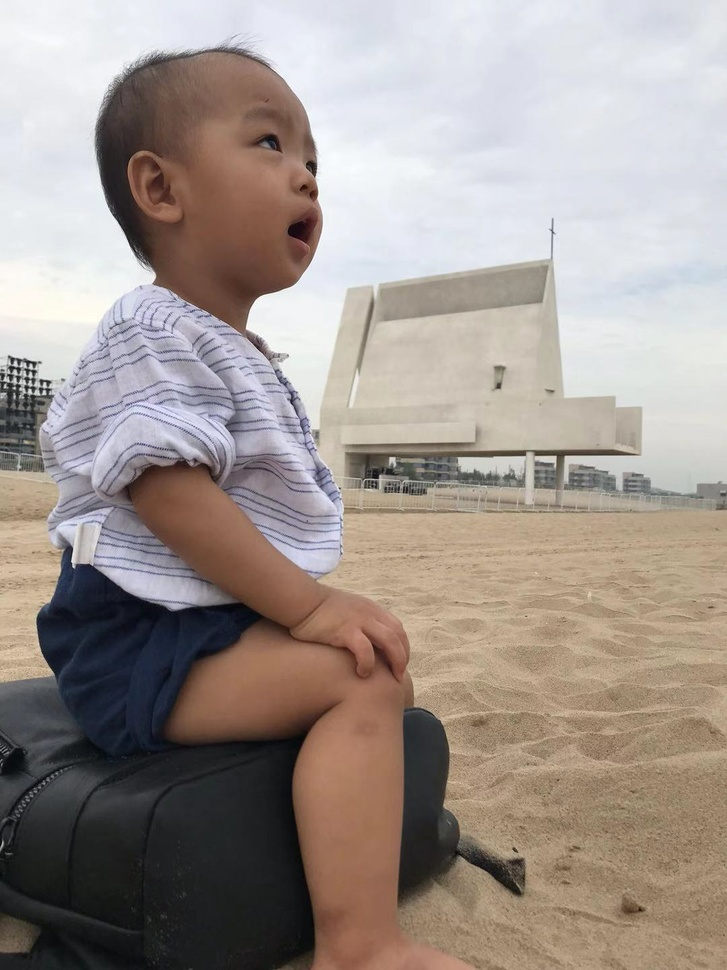
#> input picture 第二章 推荐系统与机器学习/第3节 关联规则/L3/kmeans_cluster/3.jpg, 727 x 970 px, shrunk from 1080 x 1440 before the run
$ python kmeans_cluster.py
#> lines starting #> are read from the running program, lines starting #| are printed output that depends on the picture; after the words box and inside, x2 and y2 are one past the last pixel; in counts of white or black regions, pixels touching at a corner belong together
import numpy as np
from PIL import Image
from sklearn.cluster import KMeans
from sklearn import preprocessing
import matplotlib.pyplot as plt

def load_data(filePath:str):
#> called with filePath = '3.jpg'
    f = open(filePath, 'rb')
    img = np.array( Image.open(f) )
#> img is the input picture: shape (970, 727, 3); mean R, G, B 159.8, 149.1, 143
    mm = preprocessing.MinMaxScaler()
    data = mm.fit_transform(img.reshape(img.shape[0]*img.shape[1], img.shape[2]))
    return data, img.shape[:2]

def cluster(data, size):
    kmeans = KMeans(n_clusters=2)
    print("Start segmentation")
    kmeans.fit(data)
    label = kmeans.predict(data)
    print("Segmentation result")
    label = label.reshape(size)
    plt.imshow(label)
    plt.show()

if __name__ == '__main__':
    filepath = '3.jpg'
    data, size = load_data(filepath)
#> size = (970, 727)
    cluster(data, size)
#> in cluster, `label = label.reshape(size)`:
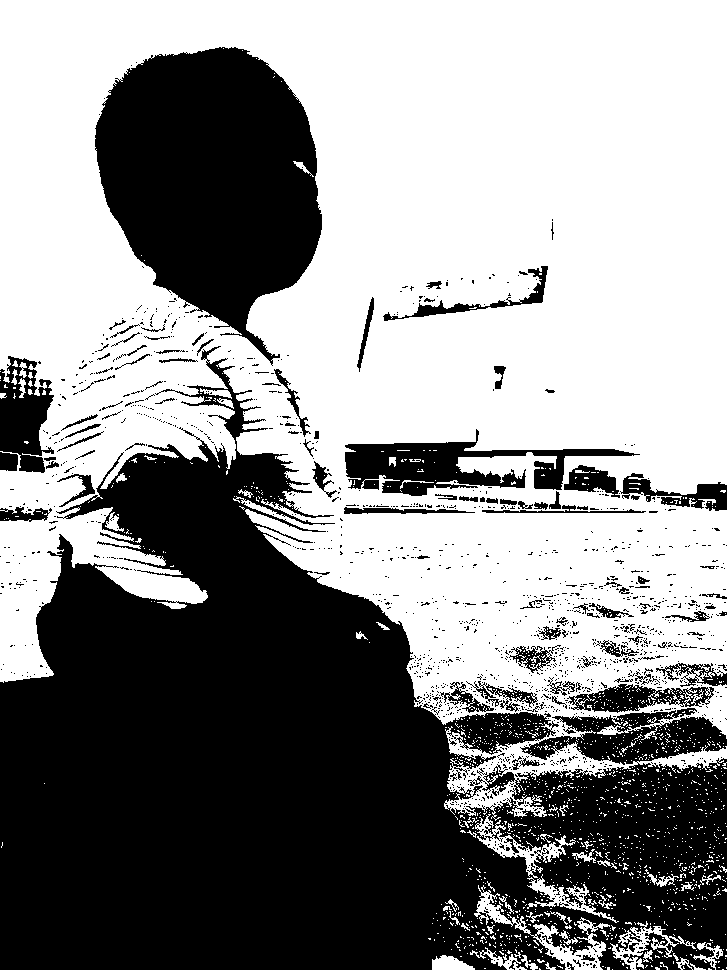
#> label: shape (970, 727) int32; values 0 (black) and 1 (white), 55.4% white; 1507 black regions (1396 under 20 px), largest, box (x1, y1, x2, y2) and area: (0, 346, 727, 970) 236112, (95, 47, 322, 366) 47281, (345, 429, 640, 496) 7670
